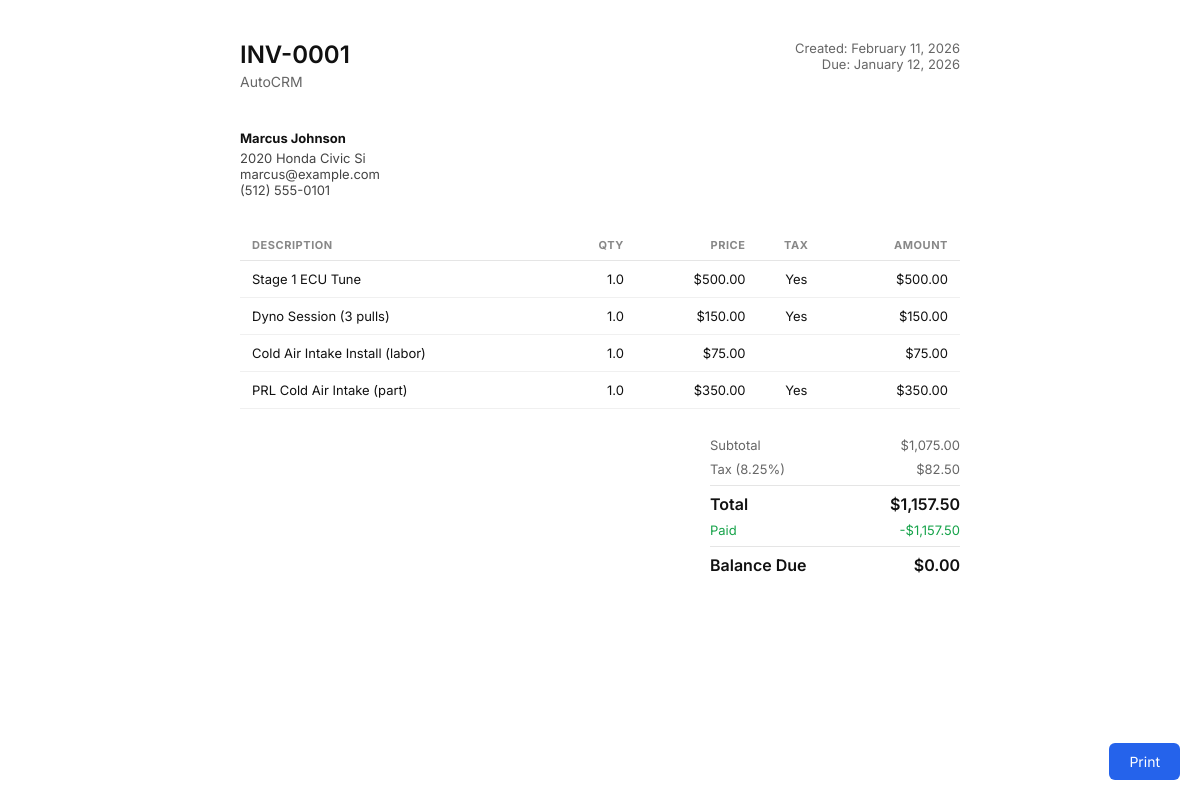
Page /invoices/1/print (signed in) on the committed database.
### app/models/models.py (models this page shows, shortened)
class Invoice(db.Model):
    id = db.Column(db.Integer, primary_key=True)
    client_id = db.Column(db.Integer, db.ForeignKey('client.id'), nullable=False)
    invoice_number = db.Column(db.String(20), unique=True, nullable=False)
    status = db.Column(db.String(20), default='draft')  # draft or sent
    due_date = db.Column(db.Date)
    notes = db.Column(db.Text)
    tax_rate = db.Column(db.Float, default=0.0825)
    created_at = db.Column(db.DateTime, default=lambda: datetime.now(timezone.utc))
    updated_at = db.Column(db.DateTime, default=lambda: datetime.now(timezone.utc),
                           onupdate=lambda: datetime.now(timezone.utc))
    items = db.relationship('InvoiceItem', backref='invoice',
                            cascade='all, delete-orphan', lazy='dynamic')
    payments = db.relationship('Payment', backref='invoice',
                               cascade='all, delete-orphan', lazy='dynamic',
                               order_by='Payment.payment_date.desc()')
    def calculate_subtotal(self):
        return sum(item.amount for item in self.items)
    def calculate_tax(self):
        return sum(item.amount for item in self.items if item.taxable) * self.tax_rate
    def calculate_total(self):
        return self.calculate_subtotal() + self.calculate_tax()
    def calculate_paid(self):
        return sum(p.amount for p in self.payments)
    def calculate_balance(self):
        return self.calculate_total() - self.calculate_paid()

class Client(db.Model):
    id = db.Column(db.Integer, primary_key=True)
    first_name = db.Column(db.String(100), nullable=False)
    last_name = db.Column(db.String(100), nullable=False)
    email = db.Column(db.String(120))
    phone = db.Column(db.String(20))
    vehicle_year = db.Column(db.String(4))
    vehicle_make = db.Column(db.String(50))
    vehicle_model = db.Column(db.String(50))
    vehicle_trim = db.Column(db.String(50))
    notes = db.Column(db.Text)
    created_at = db.Column(db.DateTime, default=lambda: datetime.now(timezone.utc))
    updated_at = db.Column(db.DateTime, default=lambda: datetime.now(timezone.utc),
                           onupdate=lambda: datetime.now(timezone.utc))
    invoices = db.relationship('Invoice', backref='client', lazy='dynamic',
                               cascade='all, delete-orphan')
    @property
    def full_name(self):
        return f'{self.first_name} {self.last_name}'
    @property
    def vehicle_display(self):
        parts = [p for p in [self.vehicle_year, self.vehicle_make,
                             self.vehicle_model, self.vehicle_trim] if p]
        return ' '.join(parts) if parts else 'No vehicle'

class InvoiceItem(db.Model):
    id = db.Column(db.Integer, primary_key=True)
    invoice_id = db.Column(db.Integer, db.ForeignKey('invoice.id'), nullable=False)
    description = db.Column(db.String(200), nullable=False)
    quantity = db.Column(db.Float, default=1)
    unit_price = db.Column(db.Float, nullable=False)
    taxable = db.Column(db.Boolean, default=False)
    @property
    def amount(self):
        return self.quantity * self.unit_price

class Payment(db.Model):
    id = db.Column(db.Integer, primary_key=True)
    invoice_id = db.Column(db.Integer, db.ForeignKey('invoice.id'), nullable=False)
    amount = db.Column(db.Float, nullable=False)
    payment_date = db.Column(db.Date, default=lambda: date.today())
    method = db.Column(db.String(20), default='cash')  # cash/check/zelle/venmo/card/other
    reference_note = db.Column(db.String(200))
    created_at = db.Column(db.DateTime, default=lambda: datetime.now(timezone.utc))

### app/routes/invoices.py (the view)
@invoices.route('/<int:id>/print')
@login_required
def print_view(id):
    invoice = db.get_or_404(Invoice, id)
    return render_template('invoices/print.html', invoice=invoice)

### app/models/models.py (called while the page is built)
@login_manager.user_loader
def load_user(id):
    return db.session.get(User, int(id))

### app/templates/invoices/print.html (shortened to what this page needs)
<!DOCTYPE html>
<html lang="en">
<head>
</head>
<body>
    <div class="header">
        <div>
            <h1>{{ invoice.invoice_number }}</h1>
            <p style="color: #666; margin-top: 4px;">AutoCRM</p>
        </div>
        <div class="meta">
            <p>Created: {{ invoice.created_at.strftime('%B %d, %Y') }}</p>
            {% if invoice.due_date %}<p>Due: {{ invoice.due_date.strftime('%B %d, %Y') }}</p>{% endif %}
        </div>
    </div>
    <div class="client-info">
        <strong>{{ invoice.client.full_name }}</strong>
        {{ invoice.client.vehicle_display }}<br>
        {% if invoice.client.email %}{{ invoice.client.email }}<br>{% endif %}
        {% if invoice.client.phone %}{{ invoice.client.phone }}{% endif %}
    </div>
    <table>
        <thead>
            <tr>
                <th>Description</th>
                <th class="right">Qty</th>
                <th class="right">Price</th>
                <th class="center">Tax</th>
                <th class="right">Amount</th>
            </tr>
        </thead>
        <tbody>
            {% for item in invoice.items %}
            <tr>
                <td>{{ item.description }}</td>
                <td class="right">{{ item.quantity }}</td>
                <td class="right">${{ '{:,.2f}'.format(item.unit_price) }}</td>
                <td class="center">{{ 'Yes' if item.taxable else '' }}</td>
                <td class="right">${{ '{:,.2f}'.format(item.amount) }}</td>
            </tr>
            {% endfor %}
        </tbody>
    </table>
    <div class="totals">
        <div class="totals-inner">
            <div class="totals-row"><span>Subtotal</span><span>${{ '{:,.2f}'.format(invoice.calculate_subtotal()) }}</span></div>
            <div class="totals-row"><span>Tax ({{ '{:.2f}'.format(invoice.tax_rate * 100) }}%)</span><span>${{ '{:,.2f}'.format(invoice.calculate_tax()) }}</span></div>
            <div class="totals-row total"><span>Total</span><span>${{ '{:,.2f}'.format(invoice.calculate_total()) }}</span></div>
            {% if invoice.calculate_paid() > 0 %}
            <div class="totals-row" style="color: #16a34a;"><span>Paid</span><span>-${{ '{:,.2f}'.format(invoice.calculate_paid()) }}</span></div>
            <div class="totals-row total"><span>Balance Due</span><span>${{ '{:,.2f}'.format(invoice.calculate_balance()) }}</span></div>
            {% endif %}
        </div>
    </div>
    <button class="print-btn" onclick="window.print()">Print</button>
</body>
</html>

### app/templates/invoices/print.html (style rules this page uses)
* { margin: 0; padding: 0; box-sizing: border-box; }
body { font-family: 'Inter', sans-serif; color: #111; font-size: 14px; padding: 40px; max-width: 800px; margin: 0 auto; }
.header { display: flex; justify-content: space-between; align-items: flex-start; margin-bottom: 40px; }
.header h1 { font-size: 24px; font-weight: 600; }
.header .meta { text-align: right; color: #666; font-size: 13px; }
.client-info { margin-bottom: 32px; color: #444; font-size: 13px; }
.client-info strong { color: #111; display: block; margin-bottom: 4px; }
table { width: 100%; border-collapse: collapse; margin-bottom: 24px; }
thead th { text-align: left; font-size: 11px; text-transform: uppercase; letter-spacing: 0.05em; color: #888; padding: 8px 12px; border-bottom: 1px solid #e5e5e5; }
thead th.right { text-align: right; }
thead th.center { text-align: center; }
tbody td { padding: 10px 12px; border-bottom: 1px solid #f0f0f0; font-size: 13px; }
tbody td.right { text-align: right; }
tbody td.center { text-align: center; }
.totals { display: flex; justify-content: flex-end; }
.totals-inner { width: 250px; }
.totals-row { display: flex; justify-content: space-between; padding: 4px 0; font-size: 13px; color: #666; }
.totals-row.total { font-size: 16px; font-weight: 600; color: #111; padding-top: 8px; border-top: 1px solid #e5e5e5; margin-top: 4px; }
.print-btn { position: fixed; bottom: 20px; right: 20px; padding: 10px 20px; background: #2563eb; color: white; border: none; border-radius: 6px; cursor: pointer; font-family: inherit; font-size: 14px; }

### rows in the picture
Invoice: invoice_number "INV-0001", created_at "February 11, 2026", due_date "January 12, 2026", invoice.tax_rate*100 "8.25"
Client: client.full_name "Marcus Johnson", client.vehicle_display "2020 Honda Civic Si", client.email "marcus@example.com", client.phone "(512) 555-0101"
InvoiceItem: description "Stage 1 ECU Tune", quantity "1.0", unit_price "500.00", taxable "Yes", amount "500.00", calculate_subtotal "1,075.00", calculate_tax "82.50", calculate_total "1,157.50", calculate_balance "0.00"
InvoiceItem: description "Dyno Session (3 pulls)", quantity "1.0", unit_price "150.00", taxable "Yes", amount "150.00"
InvoiceItem: description "Cold Air Intake Install (labor)", quantity "1.0", unit_price "75.00", amount "75.00"
InvoiceItem: description "PRL Cold Air Intake (part)", quantity "1.0", unit_price "350.00", taxable "Yes", amount "350.00"
Payment: calculate_paid "1,157.50"
